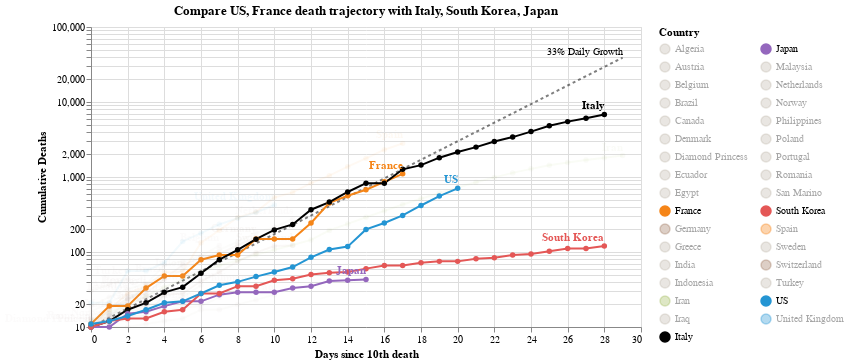

Source (notebook cell):
### Code cell
#hide_input
chart3 = make_since_chart(['US', 'France'])
chart3

### Figure 1 — Vega-Lite specification as saved in the notebook (floating-point values rounded to 4 significant figures; data arrays with more than 128 entries replaced by an {"elided": "..."} marker saying what was removed)
{"config": {"view": {"continuousWidth": 400, "continuousHeight": 300}}, "layer": [{"mark": {"type": "line", "color": "black", "opacity": 0.5, "strokeDash": [3, 3]}, "encoding": {"x": {"type": "quantitative", "field": "Days since 10th death"}, "y": {"type": "quantitative", "field": "Confirmed Cases"}}}, {"mark": {"type": "text", "align": "right", "dy": -6, "fontSize": 10, "text": "33% Daily Growth"}, "encoding": {"x": {"type": "quantitative", "field": "Days since 10th death"}, "y": {"type": "quantitative", "field": "Confirmed Cases"}}, "transform": [{"filter": "(datum['Days since 10th death'] >= 29)"}]}, {"data": {"name": "data-e46b70c777cb035cbac4902ea04975d8"}, "mark": {"type": "line", "point": true}, "encoding": {"color": {"type": "nominal", "field": "Country", "legend": {"columns": 2, "symbolLimit": 33}, "scale": {"domain": ["Algeria", "Austria", "Belgium", "Brazil", "Canada", "Denmark", "Diamond Princess", "Ecuador", "Egypt", "France", "Germany", "Greece", "India", "Indonesia", "Iran", "Iraq", "Italy", "Japan", "Malaysia", "Netherlands", "Norway", "Philippines", "Poland", "Portugal", "Romania", "San Marino", "South Korea", "Spain", "Sweden", "Switzerland", "Turkey", "US", "United Kingdom"], "range": ["#C1B7AD", "#C1B7AD", "#C1B7AD", "#C1B7AD", "#C1B7AD", "#C1B7AD", "#C1B7AD", "#C1B7AD", "#C1B7AD", "#F58518", "#9D755D", "#C1B7AD", "#C1B7AD", "#C1B7AD", "#A1BA59", "#C1B7AD", "black", "#9467bd", "#C1B7AD", "#C1B7AD", "#C1B7AD", "#C1B7AD", "#C1B7AD", "#C1B7AD", "#C1B7AD", "#C1B7AD", "#E45756", "#F58518", "#C1B7AD", "#9D755D", "#C1B7AD", "#2495D3", "#2495D3"]}}, "opacity": {"condition": {"value": 1, "selection": "selector003"}, "value": 0.05}, "tooltip": [{"type": "nominal", "field": "Country"}, {"type": "temporal", "field": "Date"}, {"type": "quantitative", "field": "Confirmed Cases"}, {"type": "quantitative", "field": "Days since 10th death"}], "x": {"type": "quantitative", "field": "Days since 10th death"}, "y": {"type": "quantitative", "axis": {"title": "Cumulative Deaths"}, "field": "Confirmed Cases", "scale": {"type": "log"}}}, "selection": {"selector003": {"type": "multi", "fields": ["Country"], "bind": "legend", "init": [{"Country": "US"}, {"Country": "France"}, {"Country": "Italy"}, {"Country": "South Korea"}, {"Country": "Japan"}]}}, "width": 550}, {"data": {"name": "data-e46b70c777cb035cbac4902ea04975d8"}, "mark": {"type": "text", "align": "right", "dy": -8, "fontWeight": "bold"}, "encoding": {"color": {"type": "nominal", "field": "Country", "legend": {"columns": 2, "symbolLimit": 33}, "scale": {"domain": ["Algeria", "Austria", "Belgium", "Brazil", "Canada", "Denmark", "Diamond Princess", "Ecuador", "Egypt", "France", "Germany", "Greece", "India", "Indonesia", "Iran", "Iraq", "Italy", "Japan", "Malaysia", "Netherlands", "Norway", "Philippines", "Poland", "Portugal", "Romania", "San Marino", "South Korea", "Spain", "Sweden", "Switzerland", "Turkey", "US", "United Kingdom"], "range": ["#C1B7AD", "#C1B7AD", "#C1B7AD", "#C1B7AD", "#C1B7AD", "#C1B7AD", "#C1B7AD", "#C1B7AD", "#C1B7AD", "#F58518", "#9D755D", "#C1B7AD", "#C1B7AD", "#C1B7AD", "#A1BA59", "#C1B7AD", "black", "#9467bd", "#C1B7AD", "#C1B7AD", "#C1B7AD", "#C1B7AD", "#C1B7AD", "#C1B7AD", "#C1B7AD", "#C1B7AD", "#E45756", "#F58518", "#C1B7AD", "#9D755D", "#C1B7AD", "#2495D3", "#2495D3"]}}, "opacity": {"condition": {"value": 1, "selection": "selector003"}, "value": 0.05}, "text": {"type": "nominal", "field": "Country"}, "tooltip": [{"type": "nominal", "field": "Country"}, {"type": "temporal", "field": "Date"}, {"type": "quantitative", "field": "Confirmed Cases"}, {"type": "quantitative", "field": "Days since 10th death"}], "x": {"type": "quantitative", "field": "Days since 10th death"}, "y": {"type": "quantitative", "axis": {"title": "Cumulative Deaths"}, "field": "Confirmed Cases", "scale": {"type": "log"}}}, "transform": [{"filter": "(datum['Date'] >= 1585008000000)"}], "width": 550}], "data": {"name": "data-f95e9e71ad99c972e2407a210432e38a"}, "title": "Compare US, France death trajectory with Italy, South Korea, Japan", "$schema": "https://vega.github.io/schema/vega-lite/v4.0.2.json", "datasets": {"data-f95e9e71ad99c972e2407a210432e38a": [{"Days since 10th death": 0, "Confirmed Cases": 10.0}, {"Days since 10th death": 1, "Confirmed Cases": 13.3}, {"Days since 10th death": 2, "Confirmed Cases": 17.69}, {"Days since 10th death": 3, "Confirmed Cases": 23.53}, {"Days since 10th death": 4, "Confirmed Cases": 31.29}, {"Days since 10th death": 5, "Confirmed Cases": 41.62}, {"Days since 10th death": 6, "Confirmed Cases": 55.35}, {"Days since 10th death": 7, "Confirmed Cases": 73.61}, {"Days since 10th death": 8, "Confirmed Cases": 97.91}, {"Days since 10th death": 9, "Confirmed Cases": 130.2}, {"Days since 10th death": 10, "Confirmed Cases": 173.2}, {"Days since 10th death": 11, "Confirmed Cases": 230.3}, {"Days since 10th death": 12, "Confirmed Cases": 306.4}, {"Days since 10th death": 13, "Confirmed Cases": 407.4}, {"Days since 10th death": 14, "Confirmed Cases": 541.9}, {"Days since 10th death": 15, "Confirmed Cases": 720.7}, {"Days since 10th death": 16, "Confirmed Cases": 958.6}, {"Days since 10th death": 17, "Confirmed Cases": 1275.0}, {"Days since 10th death": 18, "Confirmed Cases": 1696.0}, {"Days since 10th death": 19, "Confirmed Cases": 2255.0}, {"Days since 10th death": 20, "Confirmed Cases": 2999.0}, {"Days since 10th death": 21, "Confirmed Cases": 3989.0}, {"Days since 10th death": 22, "Confirmed Cases": 5306.0}, {"Days since 10th death": 23, "Confirmed Cases": 7056.0}, {"Days since 10th death": 24, "Confirmed Cases": 9385.0}, {"Days since 10th death": 25, "Confirmed Cases": 12480.0}, {"Days since 10th death": 26, "Confirmed Cases": 16600.0}, {"Days since 10th death": 27, "Confirmed Cases": 22080.0}, {"Days since 10th death": 28, "Confirmed Cases": 29370.0}, {"Days since 10th death": 29, "Confirmed Cases": 39060.0}], "data-e46b70c777cb035cbac4902ea04975d8": {"elided": "306 records"}}}
